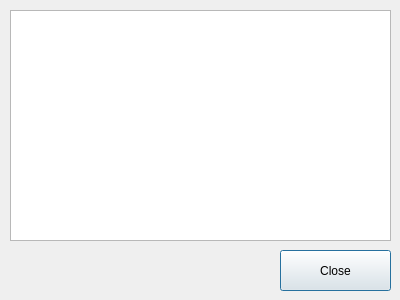
<?xml version="1.0" encoding="UTF-8"?>
<ui version="4.0">
 <class>PackageList</class>
 <widget class="QDialog" name="PackageList">
  <property name="geometry">
   <rect>
    <x>0</x>
    <y>0</y>
    <width>400</width>
    <height>300</height>
   </rect>
  </property>
  <property name="windowTitle">
   <string>Dialog</string>
  </property>
  <widget class="QPlainTextEdit" name="text">
   <property name="geometry">
    <rect>
     <x>10</x>
     <y>10</y>
     <width>381</width>
     <height>231</height>
    </rect>
   </property>
   <property name="font">
    <font>
     <family>DejaVu Sans Mono</family>
    </font>
   </property>
   <property name="lineWrapMode">
    <enum>QPlainTextEdit::NoWrap</enum>
   </property>
   <property name="readOnly">
    <bool>true</bool>
   </property>
  </widget>
  <widget class="QPushButton" name="cmdClose">
   <property name="geometry">
    <rect>
     <x>280</x>
     <y>250</y>
     <width>111</width>
     <height>41</height>
    </rect>
   </property>
   <property name="text">
    <string>Close</string>
   </property>
  </widget>
 </widget>
 <resources/>
 <connections/>
</ui>
